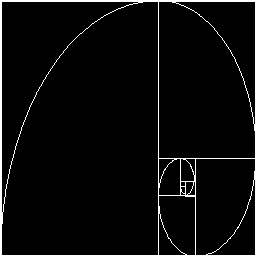
#> input picture OriginalCode/test.jpg, 256 x 256 px
$ python -i SaliencyMap.py   (imports and definitions only)
#> lines starting #> are read from the running program, lines starting #| are printed output that depends on the picture; after the words box and inside, x2 and y2 are one past the last pixel; in counts of white or black regions, pixels touching at a corner belong together
# -*- coding: utf-8 -*-
"""
Created on Wed Mar  7 17:45:16 2018

@author: Proprietario
"""

#!/usr/bin/env python
# -*- coding: utf-8 -*-

"""A module to generate a saliency map from an RGB image
    This code is based on the approach described in:
    [1] X. Hou and L. Zhang (2007). Saliency Detection: A Spectral Residual
        Approach. IEEE Transactions on Computer Vision and Pattern Recognition
        (CVPR), p.1-8. doi: 10.1109/CVPR.2007.383267
"""

import cv2
import numpy as np
#from matplotlib import pyplot as plt


class Saliency:
    """Generate saliency map from RGB images with the spectral residual method
        This class implements an algorithm that is based on the spectral
        residual approach (Hou & Zhang, 2007).
    """
    def __init__(self, imgPath, use_numpy_fft=True, gauss_kernel=(5, 5)):
        """Constructor
            This method initializes the saliency algorithm.
            :param img: an RGB input image
            :param use_numpy_fft: flag whether to use NumPy's FFT (True) or
                                  OpenCV's FFT (False)
            :param gauss_kernel: Kernel size for Gaussian blur
        """
#> called with imgPath = 'OriginalCode/test.jpg', use_numpy_fft = True, gauss_kernel = (5, 5)
        self.use_numpy_fft = use_numpy_fft
        self.gauss_kernel = gauss_kernel
        self.frame_orig = cv2.imread(imgPath)
#> self.frame_orig is the input picture: shape (256, 256, 3); min 0, max 255, mean 10.6


        # downsample image for processing
        self.small_shape = (64, 64)
        self.frame_small = cv2.resize(self.frame_orig, self.small_shape[1::-1])
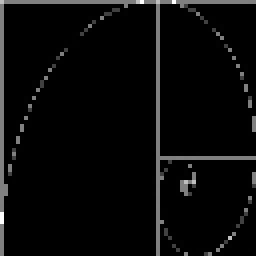
#> self.frame_small: shape (64, 64, 3) (shown 4 times larger); min 0, max 255, mean 9.6

        # whether we need to do the math (True) or it has already
        # been done (False)
        self.need_saliency_map = True

    def get_saliency_map(self):
        """Returns a saliency map
            This method generates a saliency map for the image that was
            passed to the class constructor.
            :returns: grayscale saliency map
        """
        if self.need_saliency_map:
            # haven't calculated saliency map for this image yet
            #num_channels = 1
            if len(self.frame_orig.shape) == 2:
                # single channel
                sal = self._get_channel_sal_magn(self.frame_small)
            else:
                # multiple channels: consider each channel independently
                sal = np.zeros_like(self.frame_small).astype(np.float32)
                for c in range(self.frame_small.shape[2]):
                    small = self.frame_small[:, :, c]
                    sal[:, :, c] = self._get_channel_sal_magn(small)
#> this loop made 3 passes
#> pass 1, in _get_channel_sal_magn, `magnitude, angle = cv2.cartToPolar(np.real(img_dft), np.imag(img_dft))`:
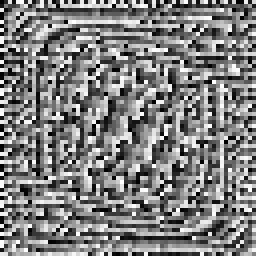
#> angle: shape (64, 64) float64 (shown 4 times larger); min 0, max 6.28, mean 3.14; drawn with min black and max white
#> pass 1, in _get_channel_sal_magn, `log_ampl = np.log10(magnitude.clip(min=1e-9))`:
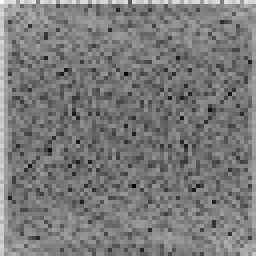
#> log_ampl: shape (64, 64) float64 (shown 4 times larger); min 1.46, max 4.6, mean 2.96; drawn with min black and max white
#> after the loop:
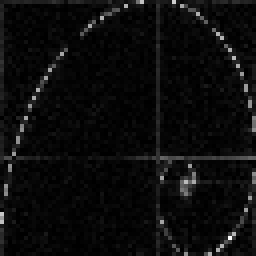
#> sal: shape (64, 64, 3) float32 (shown 4 times larger); min 2.49e-05, max 0.169, mean 0.0082; drawn with min black and max white

                # overall saliency: channel mean
                sal = np.mean(sal, 2)
#> sal: shape (64, 64) float32

            # postprocess: blur, square, and normalize
            if self.gauss_kernel is not None:
                sal = cv2.GaussianBlur(sal, self.gauss_kernel, sigmaX=8,
                                       sigmaY=0)
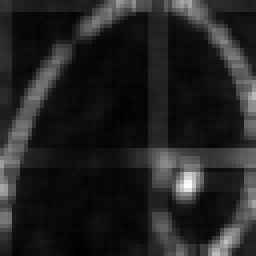
#> sal: shape (64, 64) float32 (shown 4 times larger); min 0.00184, max 0.0465, mean 0.00798; drawn with min black and max white
            sal = sal**2
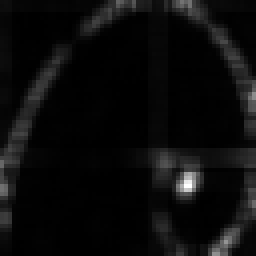
#> sal: shape (64, 64) float32 (shown 4 times larger); min 3.39e-06, max 0.00216, mean 0.000105; drawn with min black and max white
            sal = np.float32(sal)/np.max(sal)

            # scale up
            sal = cv2.resize(sal, self.frame_orig.shape[1::-1])
#> sal: shape (256, 256) float32

# =============================================================================
#             cv2.imshow('saliencyGra', sal)
#             cv2.waitKey()
#             cv2.destroyAllWindows()
# =============================================================================


            # store a copy so we do the work only once per frame
            self.saliencyMap = sal
            self.need_saliency_map = False

        return self.saliencyMap

    def _get_channel_sal_magn(self, channel):
        """Returns the log-magnitude of the Fourier spectrum
            This method calculates the log-magnitude of the Fourier spectrum
            of a single-channel image. This image could be a regular grayscale
            image, or a single color channel of an RGB image.
            :param channel: single-channel input image
            :returns: log-magnitude of Fourier spectrum
        """
        # do FFT and get log-spectrum
        if self.use_numpy_fft:
            img_dft = np.fft.fft2(channel)
            magnitude, angle = cv2.cartToPolar(np.real(img_dft),
                                               np.imag(img_dft))
        else:
            img_dft = cv2.dft(np.float32(channel),
                              flags=cv2.DFT_COMPLEX_OUTPUT)
            magnitude, angle = cv2.cartToPolar(img_dft[:, :, 0],
                                               img_dft[:, :, 1])

        # get log amplitude
        log_ampl = np.log10(magnitude.clip(min=1e-9))

        # blur log amplitude with avg filter
        log_ampl_blur = cv2.blur(log_ampl, (3, 3))

        # residual
        residual = np.exp(log_ampl - log_ampl_blur)

        # back to cartesian frequency domain
        if self.use_numpy_fft:
            real_part, imag_part = cv2.polarToCart(residual, angle)
            img_combined = np.fft.ifft2(real_part + 1j*imag_part)
            magnitude, _ = cv2.cartToPolar(np.real(img_combined),
                                           np.imag(img_combined))
        else:
            img_dft[:, :, 0], img_dft[:, :, 1] = cv2.polarToCart(residual,
                                                                 angle)
            img_combined = cv2.idft(img_dft)
            magnitude, _ = cv2.cartToPolar(img_combined[:, :, 0],
                                           img_combined[:, :, 1])

        return magnitude

    # [61 lines left out: functions calc_magnitude_spectrum, plot_power_spectrum, not called in this run]

        # [7 lines of commented-out code are left out]

    def get_proto_objects_map(self, use_otsu=False, factor = 3):
        """Returns the proto-objects map of an RGB image
            This method generates a proto-objects map of an RGB image.
            Proto-objects are saliency hot spots, generated by thresholding
            the saliency map.
            :param use_otsu: flag whether to use Otsu thresholding (True) or
                             a hardcoded threshold value (False)
            :returns: proto-objects map
        """
        saliency = self.get_saliency_map()

        if use_otsu:
            _, img_objects = cv2.threshold(np.uint8(saliency*255), 0, 255,
                                           cv2.THRESH_BINARY + cv2.THRESH_OTSU)
        else:

            thresh = np.mean(saliency)*255*factor # hard coded !!!
#> thresh = 37.3
            if thresh > 255:
                thresh = np.mean(saliency)*255*2
                if thresh > 255:
                    thresh = np.mean(saliency)*255

            _, img_objects = cv2.threshold(np.uint8(saliency*255), int(thresh), 255,
                                           cv2.THRESH_BINARY)
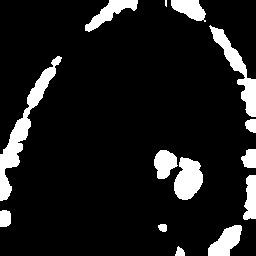
#> img_objects: shape (256, 256); 10.8% white; 14 white regions (1 under 20 px), largest, box (x1, y1, x2, y2) and area: (0, 56, 62, 201) 1728, (209, 25, 256, 117) 1103, (174, 157, 203, 200) 899

        img_objects = cv2.cvtColor(img_objects, cv2.COLOR_GRAY2BGR)

# [7 lines of commented-out code are left out]

        return img_objects

>>> result = Saliency('OriginalCode/test.jpg').get_proto_objects_map()
